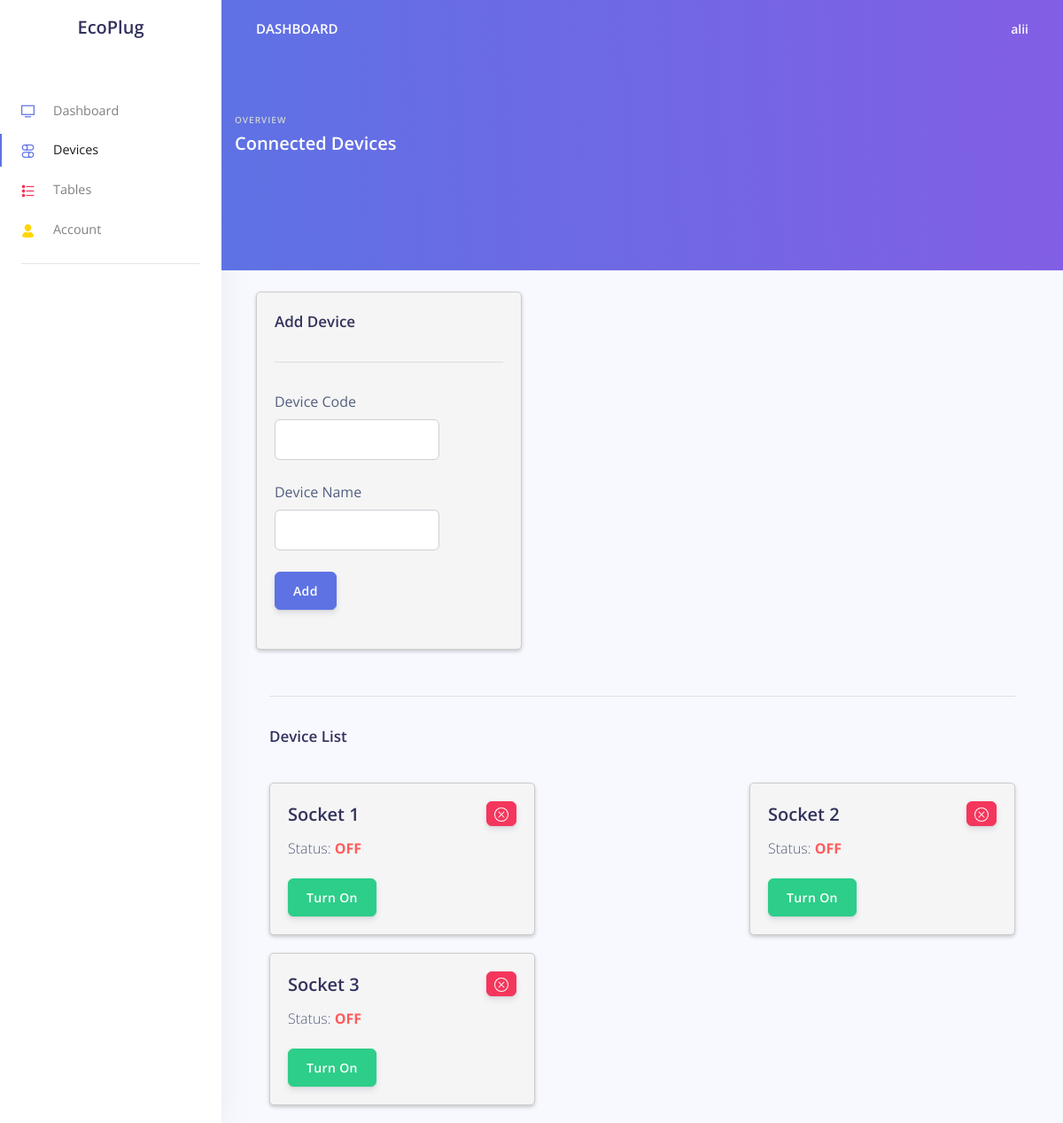
The page /user/device.php (signed in) on the database its author committed.
### tables this page shows
CREATE TABLE `users` (
  `ID` int(11) NOT NULL,
  `Email` varchar(255) NOT NULL,
  `Phone` varchar(255) NOT NULL,
  `Name` varchar(255) NOT NULL,
  `Password` varchar(255) NOT NULL
);

CREATE TABLE `devices` (
  `id` int(11) NOT NULL,
  `User_ID` int(11) NOT NULL,
  `Device_Code` varchar(255) NOT NULL,
  `name` varchar(55) NOT NULL,
  `status` int(11) NOT NULL DEFAULT 0,
  `timestamp` timestamp NOT NULL DEFAULT current_timestamp() ON UPDATE current_timestamp()
);

### user/device.php (the view, shortened to what this page needs)
<!DOCTYPE html>
<html lang="en">
<?php require_once 'process.php'; ?>
<body class="">
  <?php
$sql = "SELECT * FROM devices WHERE User_ID = '$userID'";
$result = $conn->query($sql);
    ?>
  <nav class="navbar navbar-vertical fixed-left navbar-expand-md navbar-light bg-white" id="sidenav-main">
    <div class="container-fluid">
      <a class="navbar-brand pt-0" href="./index.html">
        <h2>EcoPlug</h2>
      </a>
      <div class="collapse navbar-collapse" id="sidenav-collapse-main">
        <ul class="navbar-nav">
          <li class="nav-item ">
            <a class="nav-link " href="index.php">
              <i class="ni ni-tv-2 text-primary"></i> Dashboard
            </a>
          </li>
          <li class="nav-item  active ">
            <a class="nav-link  active " href="device.php">
              <i class="ni ni-ui-04 text-blue"></i> Devices
            </a>
          </li>
          <li class="nav-item">
            <a class="nav-link " href="reports.php">
              <i class="ni ni-bullet-list-67 text-red"></i> Tables
            </a>
          </li>
          <li class="nav-item">
            <a class="nav-link " href="account.php">
              <i class="ni ni-single-02 text-yellow"></i> Account
            </a>
          </li>
        </ul>
        <hr class="my-3">
      </div>
    </div>
  </nav>
  <div class="main-content">
    <nav class="navbar navbar-top navbar-expand-md navbar-dark" id="navbar-main">
      <div class="container-fluid">
        <a class="h4 mb-0 text-white text-uppercase d-none d-lg-inline-block" href="./index.php">Dashboard</a>
        <ul class="navbar-nav align-items-center d-none d-md-flex">
          <li class="nav-item dropdown">
            <a class="nav-link pr-0" href="#" role="button" data-toggle="dropdown" aria-haspopup="true" aria-expanded="false">
              <div class="media align-items-center">
                <div class="media-body ml-2 d-none d-lg-block">
                  <span class="mb-0 text-sm  font-weight-bold"><?php echo $userName; ?></span>
                </div>
              </div>
            </a>
          </li>
        </ul>
      </div>
    </nav>
    <div class="header bg-gradient-primary pb-8 pt-5 pt-md-8">
      <div class="col">
                  <h6 class="text-uppercase text-light ls-1 mb-1">Overview</h6>
                  <h2 class="text-white mb-0">Connected Devices</h2>
                </div>
    </div>
    <br>
    <br>
    <br>
    <br>
    <div class="container-fluid mt--7">
      <br>
      <div class="container">
        <div class="row">
            <div class="device-card">
              <h3>Add Device</h3>
            <hr>
            <form method="POST" action="">
                <div class="row">
                    <div class="form-group col-md-9" style="float: left;">
                    <label >Device Code</label>
                    <input type="text" name="devCode" class="form-control">
                </div>
                <div class="form-group col-md-9" style="float: left;">
                    <label >Device Name</label>
                    <input type="text" name="devName" class="form-control">
                </div>
                </div>
                <div class="form-group">
                    <button class="btn btn-primary" name="addDev">Add</button>
                </div>
            </form>
            </div>
        </div>
    <hr>
    <h3>Device List</h3>
    <div class="device-container">
        <?php
        if ($result->num_rows > 0) {
            while ($row = $result->fetch_assoc()) {
                $deviceId = $row["id"];
                $deviceName = $row["name"];
                $status = $row["status"];
        ?>
                <div class="device-card">
                    <h2><?php echo $deviceName; ?> <a style="float: right;" onclick="return confirm('Are you sure you want to remove this device?')" href="device.php?delID=<?php echo $deviceId; ?>" class="btn btn-sm btn-danger"></a></h2>
                    <p>Status: <span class="status" style="color:<?php if ($status==1) {
                        echo "green";
                    }else{
                        echo "#ff5c5c";}?>" ><?php echo ($status ? "ON" : "OFF"); ?></span></p>
                    <form action="control.php" method="post">
                        <button   <?php  if ($status==1){
                            echo "class='btn btn-danger'";
                        }else{
                            echo "class='btn btn-success'";
                        }?> type="submit"><?php echo ($status ? "Turn Off" : "Turn On"); ?></button>
                    </form>
                </div>
        <?php
            }
        } else {
            echo "No devices found.";
        }
        ?>
          </div>
        </div>
    </div>
  </div>
</body>
</html>

### user/device.php (style rules this page uses)
.device-container { display: flex; flex-wrap: wrap; justify-content: space-between; margin-top: 20px; }
.device-card { width: 300px; background-color: #f5f5f5; border: 1px solid #ccc; border-radius: 5px; padding: 20px; margin-bottom: 20px; }
.device-card h2 { margin-top: 0; }
.device-card p { margin-top: 10px; }
.device-card .status { font-weight: bold; }
.device-card form { margin-top: 20px; }
.device-container { margin-top: 40px; }
.device-card { box-shadow: 0 2px 4px rgba(0, 0, 0, 0.2); transition: box-shadow 0.3s ease; }
.device-card .status { color: #ff5c5c; }

### rows shown on the page
users: Name "alii"
devices: name "Socket 1", status "OFF"
devices: name "Socket 2", status "OFF"
devices: name "Socket 3", status "OFF"
